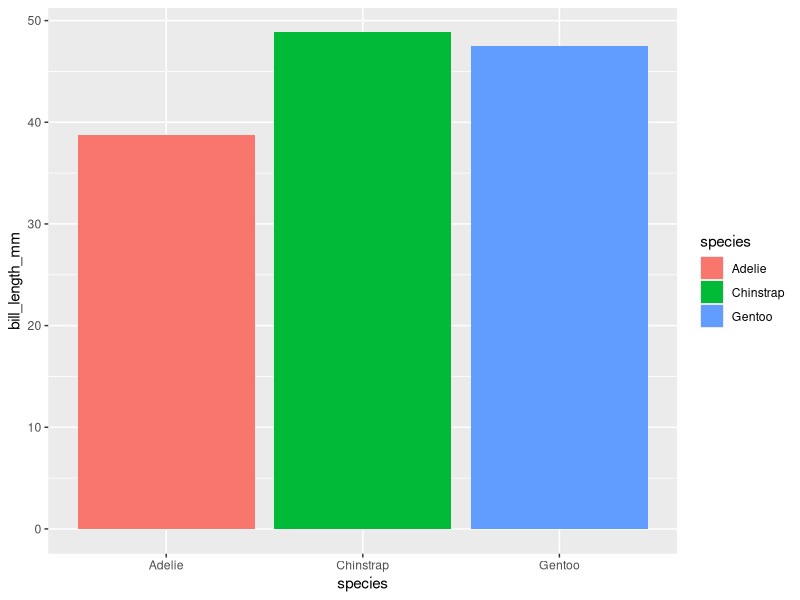
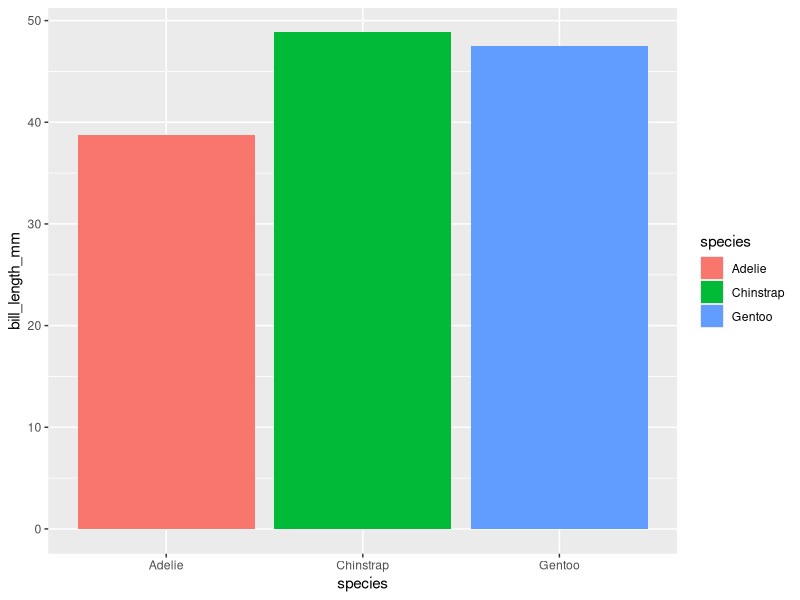

Generate these figures, in order, with R:

            library(ggplot2)
            library(palmerpenguins)
            built_answer <- tryCatch(
                {
                    set.seed(42)
                    ggplot(penguins, aes(x = species, y = bill_length_mm, fill = species)) + stat_summary(fun = mean, geom = "bar")
                    suppressWarnings(
                        if (!file.exists("/sandbox/figures/bill-length_species_mean_bar_stat_summary_answer.png")) {
                            ggsave(
                                width = 3,
                                height = 3,
                                "/sandbox/figures/bill-length_species_mean_bar_stat_summary_answer.png"
                            )
                        }
                    )
                    suppressWarnings(
                        ggplot_build(last_plot())
                    )
                },
                error = function(e) {
                    'ERROR'
                }
            )
            built_submission <- tryCatch(
                {
                    set.seed(42)
                    library(ggplot2)
library(palmerpenguins)

ggplot(penguins, aes(x = species, y = bill_length_mm, fill = species)) +
  stat_summary(fun = mean, geom = "bar")
                    suppressWarnings(
                        ggsave(
                            width = 3,
                            height = 3,
                            "figures/bill-length_species_mean_bar_stat_summary_submission_gemma.png"
                        )
                    )
                    suppressWarnings(
                        ggplot_build(last_plot())
                    )
                },
                error = function(e) {
                    'ERROR'
                }
            )
            cat(isTRUE(all.equal(built_answer, built_submission)))
        
